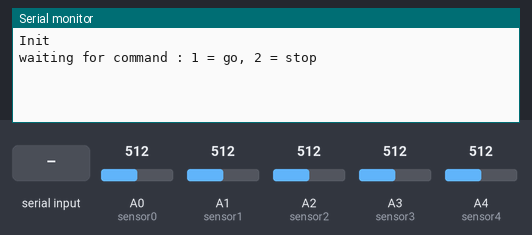
Bench run of a sketch on a simulated Arduino Uno, built with avr-gcc and run on an emulated ATmega328P. On the bench: the last lines printed to the serial monitor. The test bench sets the inputs (shaded band); at power-on: A0 (sensor0) = 512, A1 (sensor1) = 512, A2 (sensor2) = 512, A3 (sensor3) = 512, A4 (sensor4) = 512.

Above: at 2.0 s.
2.1 s: "90,45\n" received over Serial
At 3.4 s:
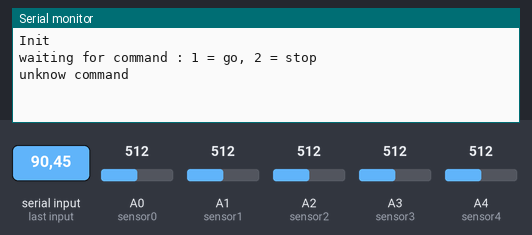
4.5 s: "1\n" received over Serial
At 6.2 s:
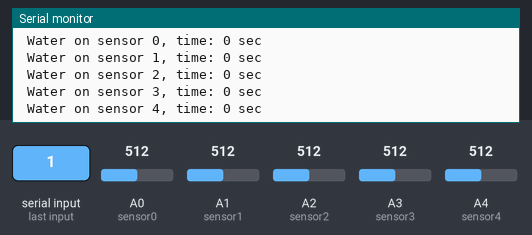
6.5 s: "2\n" received over Serial
At 7.7 s:
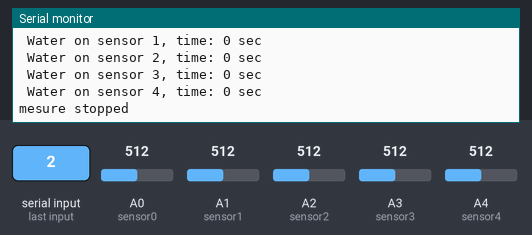
Timing chart, 0 to 9.5 s (numbered marks = the images above; inputs shaded):
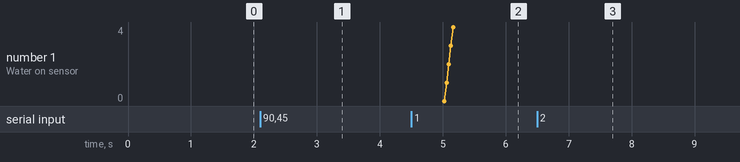

The sketch:

water_tinker.ino
```cpp
String inputString = "";
boolean stringComplete = false;
boolean goMesure = false,eau0=false,eau1=false,eau2=false,eau3=false,eau4 = false;
int ordre=0,i=0;
const int sensor0 = A0;
const int sensor1 = A1;
const int sensor2 = A2;
const int sensor3 = A3;
const int sensor4 = A4;
float sensorValue0=0,sensorValue1=0,sensorValue2=0,sensorValue3=0,sensorValue4=0;

unsigned long previousMillis=0,currentMillis=0;
unsigned long result0=0,result1=0,result2=0,result3=0,result4=0;

void setup() {

  Serial.begin(9600);
  inputString.reserve(200);
  Serial.println("Init");
  Serial.println("waiting for command : 1 = go, 2 = stop");
}

void loop() {
    if (stringComplete == true) {
      switch (ordre) {
        case 1:
          i++;
          Serial.print("mesure n°");
          Serial.print(i);
          Serial.println(" in progress");
          previousMillis = millis();
          stringComplete = false;
          ordre=0;
          goMesure = true;
          break;
        case 2:
          Serial.println("mesure stopped");
          stringComplete = false;
          ordre = 0;
          goMesure = false;
          eau0=false,eau1=false,eau2=false,eau3=false,eau4 = false;
          break;
       default:
          Serial.println("unknow command");
          stringComplete = false;
          ordre = 0;
       break;
        }
    }
    if (goMesure == true) {mesures();}
    delay(1000);
}


void serialEvent() {
  while (Serial.available()>0) {
    char inChar = (char)Serial.read();
    inputString += inChar;
    if (inChar == '\n') {
      stringComplete = true;
      ordre = inputString.toInt();
      inputString = "";
    }

  }
}

void mesures() {
   sensorValue0 = analogRead(sensor0);
   sensorValue0 = sensorValue0*100/1024;

   sensorValue1 = analogRead(sensor1);
   sensorValue1 = sensorValue1*100/1024;

   sensorValue2 = analogRead(sensor2);
   sensorValue2 = sensorValue2*100/1024;

   sensorValue3 = analogRead(sensor3);
   sensorValue3 = sensorValue3*100/1024;

   sensorValue4 = analogRead(sensor4);
   sensorValue4 = sensorValue4*100/1024;


   if (sensorValue0 >= 1){resultats(0); }
   if (sensorValue1 >= 1){resultats(1); }
   if (sensorValue2 >= 1){resultats(2); }
   if (sensorValue3 >= 1){resultats(3); }
   if (sensorValue4 >= 1){resultats(4); }
  }

  void resultats(int x) {
    switch (x) {
      case 0:
       if(eau0 == false) {
        currentMillis = millis();
        result0 = (currentMillis - previousMillis)/1000;
        Serial.print(" Water on sensor 0, time: ");
        Serial.print(result0);
        Serial.println(" sec");
        eau0=true;
         }
      break;

      case 1:
      if(eau1 == false) {
        currentMillis = millis();
        result1 = (currentMillis - previousMillis)/1000;
        Serial.print(" Water on sensor 1, time: ");
        Serial.print(result1);
        Serial.println(" sec");
        eau1=true;
        }
      break;

      case 2:
        if(eau2 == false) {
        currentMillis = millis();
        result2 = (currentMillis - previousMillis)/1000;
        Serial.print(" Water on sensor 2, time: ");
        Serial.print(result2);
        Serial.println(" sec");
        eau2=true;
        }

      break;

      case 3:
        if(eau3 == false) {
        currentMillis = millis();
        result3 = (currentMillis - previousMillis)/1000;
        Serial.print(" Water on sensor 3, time: ");
        Serial.print(result3);
        Serial.println(" sec");
        eau3=true;
        }
      break;

      case 4:
        if(eau4 == false) {
        currentMillis = millis();
        result4 = (currentMillis - previousMillis)/1000;
        Serial.print(" Water on sensor 4, time: ");
        Serial.print(result4);
        Serial.println(" sec");
        eau4=true;
        }
      break;
    }
  }
```

Measured:
- after the input at 2.1 s, the serial monitor: prints a new line after 0.90 s (image 1)
- after the input at 4.5 s, the serial monitor: prints a new line after 0.50 s (image 2)
- after the input at 6.5 s, the serial monitor: prints a new line after 0.63 s (image 3)
